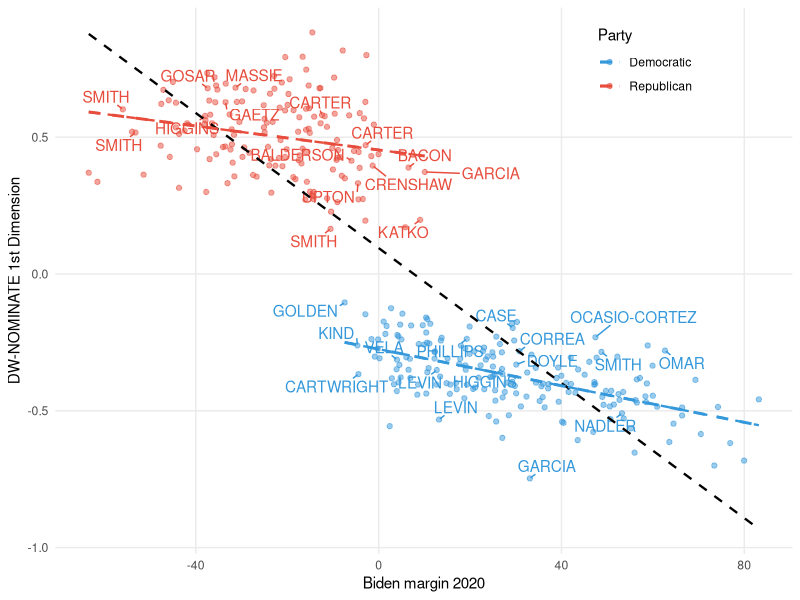
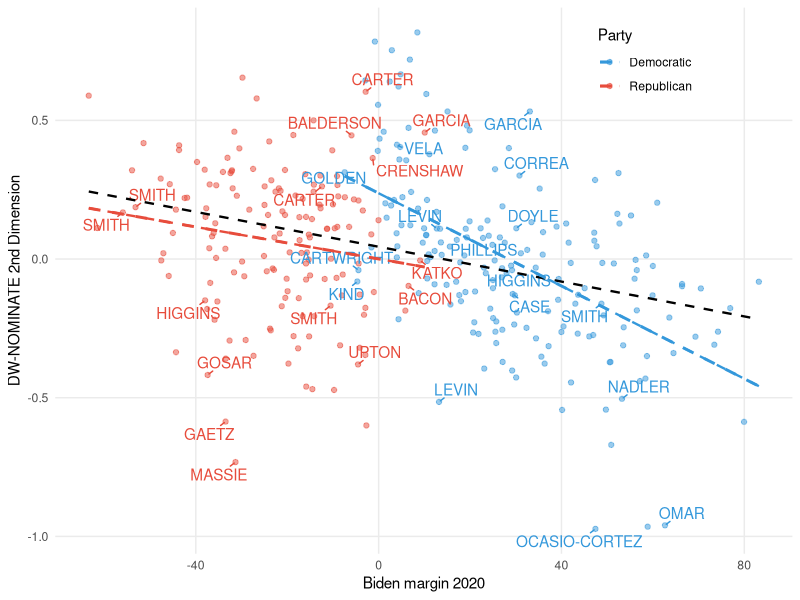
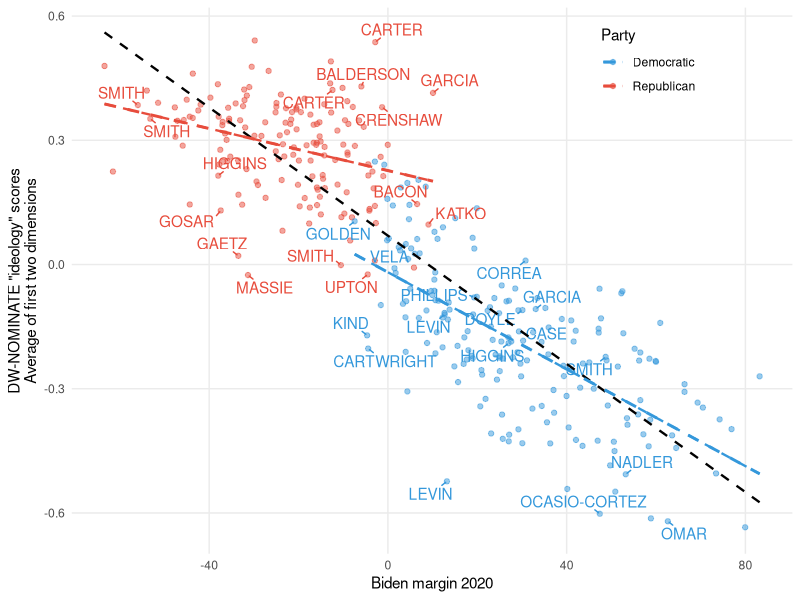
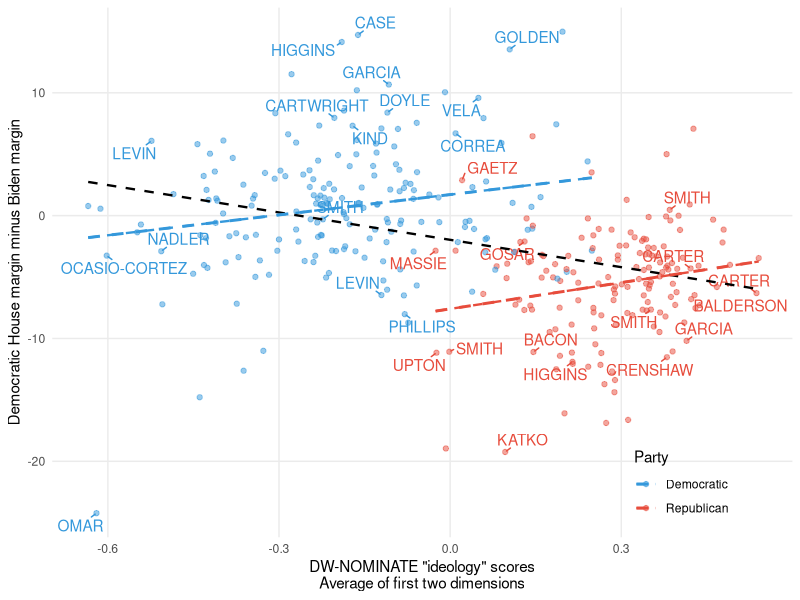
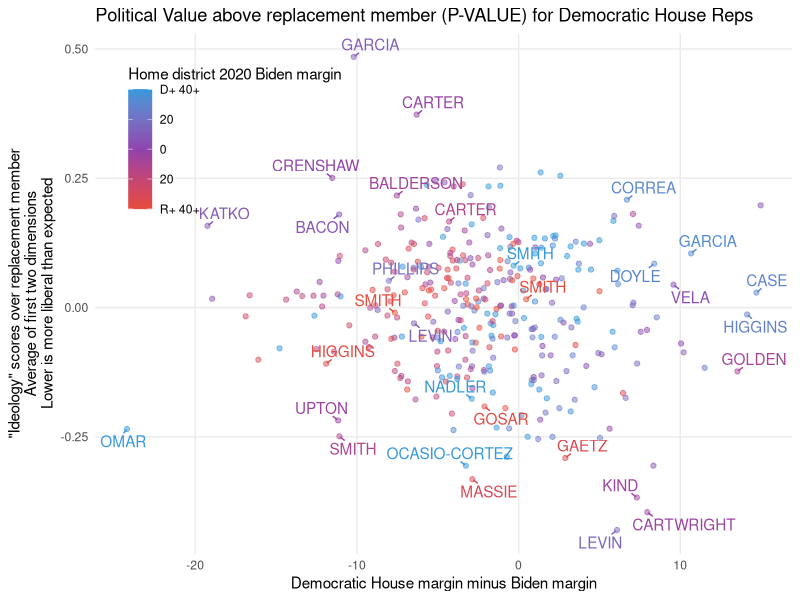
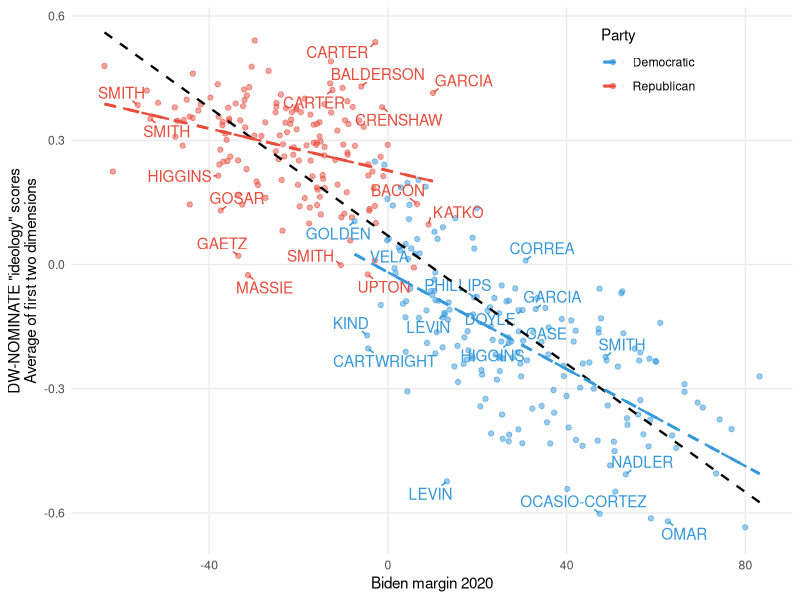
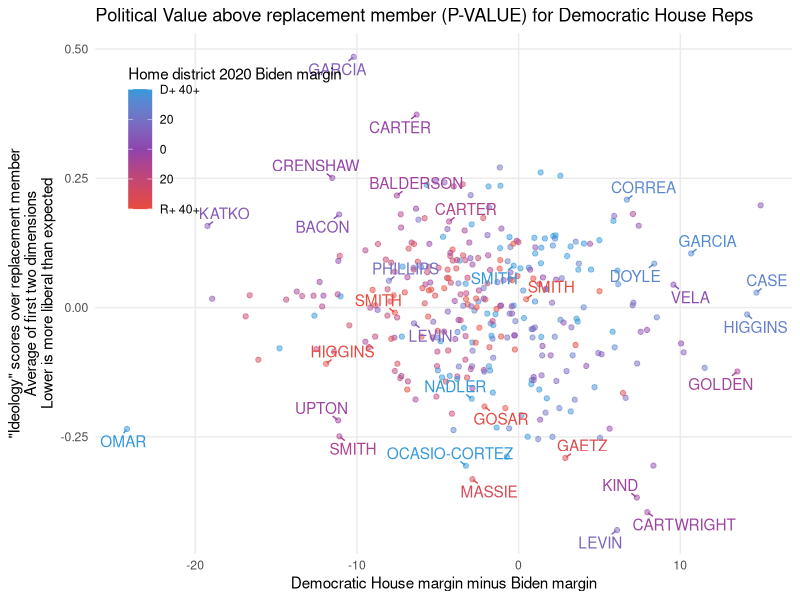

The R source for these figures, in order:
library(tidyverse)
library(ggrepel)

# data wrangling ----------------------------------------------------------
# clean house results
cong <- read_csv('data/2020_house_data - Sheet5.csv') %>%
  mutate(last_name = toupper(last_name),
         state_abbv = toupper(gsub("-.*","",Code)))
  
cong <- cong %>% 
  select(state_abbv, code = Code,
         last_name,
         biden_2020,trump_2020,
         dem_house_2020,rep_house_2020) %>%
  # remove uncontested races
  filter(dem_house_2020 != 0 & rep_house_2020 != 0)


# clean voteview data
h116 <- read_csv('data/H116_members.csv') 

h116 <- h116 %>% 
  select(state_abbv = state_abbrev, 
         district = district_code,
         party = party_code,
         bioname,
         nominate_dim1, nominate_dim2) %>%
  mutate(last_name = toupper(gsub(",.*","",bioname)),
         district = case_when(state_abbv %in% c("WY","VT","ND","SD","DE","MT") ~ "AL",
                              district < 10 ~ paste0(0,district),
                              TRUE ~ as.character(district)),
         code = sprintf("%s-%s",state_abbv,district),
         party = case_when(party == 100 ~ "Democratic",
                           party == 200 ~ "Republican",
                           last_name == "AMASH" ~ "Republican"))

# join
house <- left_join(h116, cong, by = c("state_abbv", "last_name","code")) %>%
  mutate(house_dem_beat_pres_margin = (dem_house_2020 - rep_house_2020) - (biden_2020 - trump_2020))

# remove districts with now nominate data
house <- house %>% filter(!is.na(nominate_dim1))  

# average dim 1 and 2
house <- house %>% mutate(nominate_mean = (nominate_dim1 + nominate_dim2)/2)


highlight_list <- c("OMAR","KATKO","UPTON","OCASIO-CORTEZ","MASSIE","GAETZ","LEVIN","KIND","CARTWRIGHT","GOLDEN",
  "CASE","HIGGINS","CUELLA","CORREA","CARTER","GARCIA","CRENSHAW","KATKO","BALDERSON",
  "NADLER","PHILLIPS","SMITH","BACON","VELA","DOYLE","GOSAR","PELOSI")
 
# for fun, look at ideology v Biden vote
ggplot(house, aes(x = biden_2020 - trump_2020, y = nominate_dim1, col = party)) +
  geom_point(alpha = 0.5) +
  geom_text_repel(data = . %>% filter(last_name %in% toupper(highlight_list)),
                  aes(label = last_name),min.segment.length = 0.01,show.legend = F) +
  geom_smooth(method='lm',se=F,aes(group=1),col='black',size=0.8,linetype=2) +
  geom_smooth(method='lm',se=F,alpha=0.5,size=1,linetype=2) +
  theme_minimal() +
  scale_color_manual(values=c("Democratic"="#3498DB","Republican"="#E74C3C")) +
  geom_smooth(method='lm',se=F,alpha=0.5,size=0.8,linetype=2) +
  labs(x="Biden margin 2020",
       y='DW-NOMINATE 1st Dimension',
       col='Party') +
  theme_minimal() +
  theme(panel.grid.minor = element_blank(),
        plot.caption = element_text(hjust=1),
        legend.position = c(0.8,0.9))

ggplot(house, aes(x = biden_2020 - trump_2020, y = nominate_dim2, col = party)) +
  geom_point(alpha = 0.5) +
  geom_text_repel(data = . %>% filter(last_name %in% toupper(highlight_list)),
                  aes(label = last_name),min.segment.length = 0.01,show.legend = F) +
  geom_smooth(method='lm',se=F,aes(group=1),col='black',size=0.8,linetype=2) +
  geom_smooth(method='lm',se=F,alpha=0.5,size=1,linetype=2) +
  theme_minimal() +
  scale_color_manual(values=c("Democratic"="#3498DB","Republican"="#E74C3C")) +
  geom_smooth(method='lm',se=F,alpha=0.5,size=0.8,linetype=2) +
  labs(x="Biden margin 2020",
       y='DW-NOMINATE 2nd Dimension',
       col='Party') +
  theme_minimal() +
  theme(panel.grid.minor = element_blank(),
        plot.caption = element_text(hjust=1),
        legend.position = c(0.8,0.9))

ggplot(house, aes(x = biden_2020 - trump_2020, y = nominate_mean, col = party)) +
  geom_point(alpha = 0.5) +
  geom_text_repel(data = . %>% filter(last_name %in% toupper(highlight_list)),
                  aes(label = last_name),min.segment.length = 0.01,show.legend = F) +
  geom_smooth(method='lm',se=F,aes(group=1),col='black',size=0.8,linetype=2) +
  geom_smooth(method='lm',se=F,alpha=0.5,size=1,linetype=2) +
  theme_minimal() +
  scale_color_manual(values=c("Democratic"="#3498DB","Republican"="#E74C3C")) +
  geom_smooth(method='lm',se=F,alpha=0.5,size=0.8,linetype=2) +
  labs(x="Biden margin 2020",
       y='DW-NOMINATE "ideology" scores\nAverage of first two dimensions',
       col='Party') +
  theme_minimal() +
  theme(panel.grid.minor = element_blank(),
        plot.caption = element_text(hjust=1),
        legend.position = c(0.8,0.9))

ggsave('house_pvi_nominate_scatter.png',width=8,height=6)


# house member margins less biden margins 2020 ----------------------------
# remove NA and stray uncontested contests
# house <- house %>% na.omit %>% filter(abs(house_dem_beat_pres_margin) < 20)

# plot
ggplot(house, aes(x = nominate_mean, y = house_dem_beat_pres_margin, col = party)) +
  geom_point(alpha = 0.5) +
  geom_text_repel(data = . %>% filter(last_name %in% toupper(highlight_list)),
                  aes(label = last_name),min.segment.length = 0.01,show.legend = F) +
  geom_smooth(method='lm',se=F,aes(group=1),col='black',size=0.8,linetype=2) +
  geom_smooth(method='lm',se=F,alpha=0.5,size=1,linetype=2) +
  theme_minimal() +
  scale_color_manual(values=c("Democratic"="#3498DB","Republican"="#E74C3C")) +
  geom_smooth(method='lm',se=F,alpha=0.5,size=0.8,linetype=2) +
  labs(x='DW-NOMINATE "ideology" scores\nAverage of first two dimensions',
       y="Democratic House margin minus Biden margin",
       col='Party') +
  theme_minimal() +
  theme(panel.grid.minor = element_blank(),
        plot.caption = element_text(hjust=1),
        legend.position = c(0.85,0.1))



# value over replacement member -------------------------------------------
win_model <- glm(I(dem_house_2020 > rep_house_2020) ~ I(biden_2020 - trump_2020), 
    house %>% na.omit,
    family = binomial(link = 'logit'))

dem_ideology_model <- lm(nominate_mean ~ I(biden_2020 - trump_2020), 
                          house %>% na.omit %>% filter(party == "Democratic"))

rep_ideology_model <- lm(nominate_mean ~ I(biden_2020 - trump_2020), 
                         house %>% na.omit %>% filter(party == "Republican"))

house$probability_dem = predict(win_model,newdata = house,type='response') 

house <- house %>%
  mutate(expected_ideology = 
           (predict(dem_ideology_model, .)*probability_dem) + 
           (predict(rep_ideology_model, .)*(1-probability_dem)) )


ggplot(house, aes(x = house_dem_beat_pres_margin, y = nominate_mean - expected_ideology, col = biden_2020 - trump_2020)) +
  geom_point(alpha = 0.5) +
  geom_text_repel(data = . %>% filter(last_name %in% toupper(highlight_list)),
                  aes(label = last_name),min.segment.length = 0.01,show.legend = F) +
  theme_minimal() +
  #scale_color_manual(values=c("Democratic"="#3498DB","Republican"="#E74C3C")) +
  scale_color_gradient2(high="#3498DB",low="#E74C3C",mid='#8E44AD',midpoint=0,
                        limits = c(-40,40),
                        labels = c("R+ 40+","20","0","20","D+ 40+"),
                        oob = scales::squish) +
  labs(title = "Political Value above replacement member (P-VALUE) for Democratic House Reps",
       x="Democratic House margin minus Biden margin",
       y='"Ideology" scores over replacement member\nAverage of first two dimensions\nLower is more liberal than expected',
       col='Home district 2020 Biden margin') +
  theme_minimal() +
  theme(panel.grid.minor = element_blank(),
        plot.caption = element_text(hjust=1),
        legend.position = c(0.2,0.8))


ggsave('p_value_house.png',width=8,height=6)



